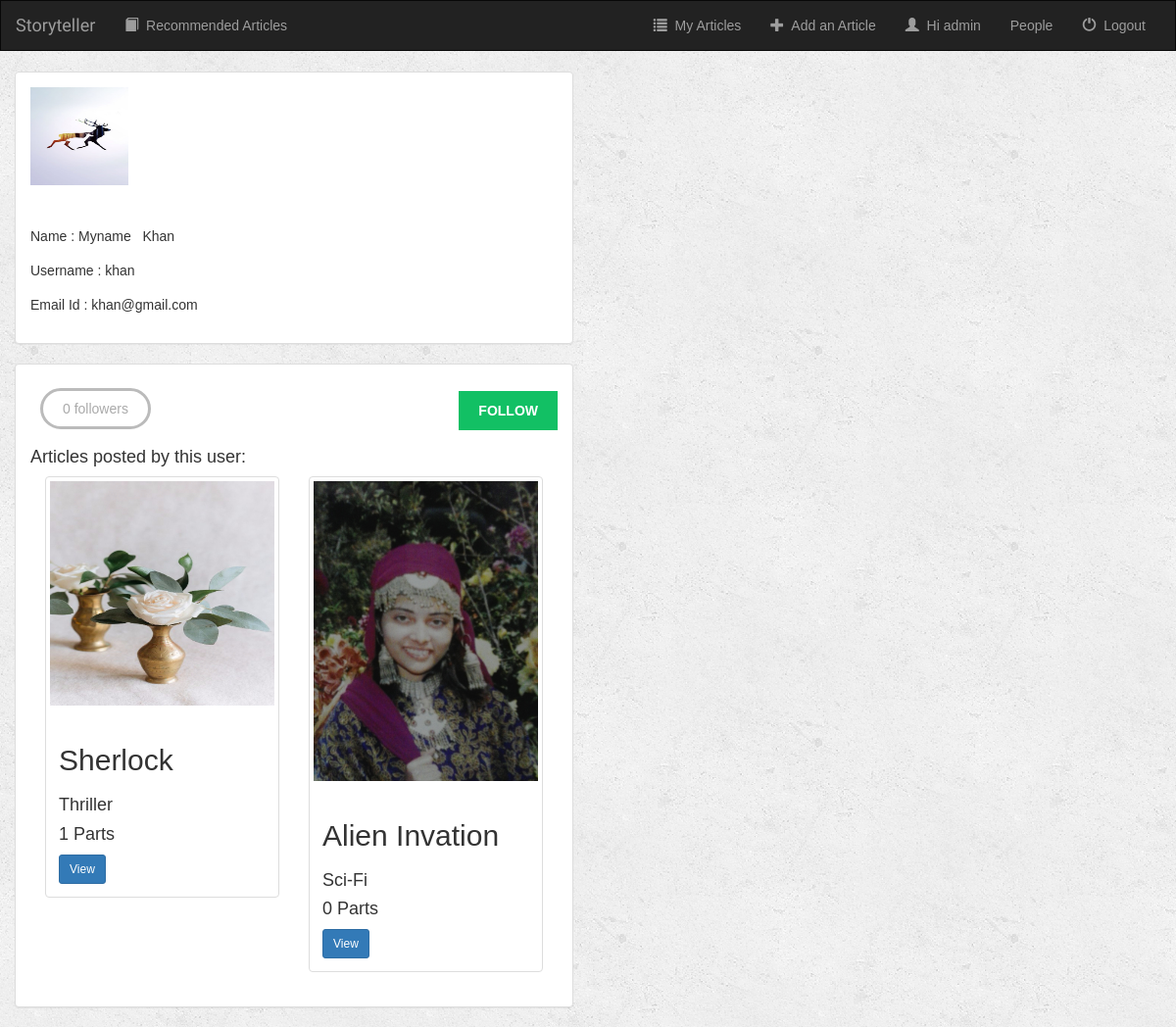
Screenshot of /display_profile/3/ (signed in) with the database file from the repository.
### story/models.py (models this page shows, shortened)
class Profile(models.Model):
    user = models.OneToOneField(settings.AUTH_USER_MODEL)
    date_of_birth = models.DateField(blank=True, null=True)
    photo = models.ImageField(upload_to='users/%Y/%m/%d', blank=True)

class Article(models.Model):
    user = models.ForeignKey(User, default=1)
    author = models.CharField(max_length=250)
    article_title = models.CharField(max_length=500)
    genre = models.CharField(max_length=100)
    article_pic = models.FileField()
    parts = models.IntegerField(default=0)

### story/views.py (the view)
# urls.py: url(r'^display_profile/(?P<id>[0-9]+)/$', views.display_profile, name='display_profile'),
def display_profile(request, id):
    if not request.user.is_authenticated():
        return render(request, 'story/login.html')
    else:
        profile = get_object_or_404(Profile, pk=id)
        articles = Article.objects.filter(user=profile.user)
        return render(request, 'story/display_profile.html', {'profile': profile,'articles':articles})

### story/templates/story/display_profile.html (shortened to what this page needs)
{% extends 'story/base.html' %}
{% block body %}
<div class="container-fluid">
    <div class="row">
        <div class="col-sm-12 col-md-6">
            {% if profile %}
                <div class="panel panel-default">
                    <div class="panel-body">
                        {% if profile.photo %}
                            <img src="{{ profile.photo.url }}" style="height: 100px;width: 100px" class="img-responsive">
                        {% endif %}
                        <br><br>
                        <p>Name :&nbsp;{{ profile.user.first_name }} &nbsp; {{ profile.user.last_name }}</p>
                        <p>Username :&nbsp;{{ profile.user.username }}</p>
                        <p>Email Id :&nbsp;{{ profile.user.email }}</p>
                    </div>
                </div>
                <div class="panel panel-default">
                    <div class="panel-body">
                        <br>
                        {% with total_followers=user.followers.count %}
                            <span class="count">
                                <span class="total">{{ total_followers }}</span>
                                follower{{ total_followers|pluralize }}
                            </span>
                            <a href="" data-id="{{ user.id }}" data-action="{% if request.user in user.followers.all %}un{% endif %}follow" class="follow button">
                                {% if request.user not in user.followers.all %}
                                    Follow
                                {% else %}
                                    Unfollow
                                {% endif %}
                            </a>
                            <br><br>
                            <h4>Articles posted by this user:</h4>
                            {% for article in articles %}
                                <div class="col-sm-6 col-lg-6">
                                    <div class="thumbnail">
                                    <a href="{% url 'detail' article.id %}">
                                        <img src="{{ article.article_pic.url }}" class="img-responsive">
                                    </a>
                                        <div class="caption">
                                            <h2>{{ article.article_title }}</h2>
                                            <h4>{{ article.genre }}</h4>
                                            <h4>{{ article.chapter_set.count }} Parts</h4>
                                            <a href="{% url 'detail' article.id %}" class="btn btn-primary btn-sm" role="button">View</a>
                                        </div>
                                    </div>
                                </div>
                            {% endfor %}
                        {% endwith %}
                    {% else %}
                        No profile for this user
                    {% endif %}
                </div>
            </div>
        </div>
    </div>
</div>
{% endblock %}

### story/templates/story/base.html (shortened to what this page needs)
<!DOCTYPE html>
<html lang="en">
<head>
    {% load staticfiles %}
    <link rel="stylesheet" href="https://maxcdn.bootstrapcdn.com/bootstrap/3.3.6/css/bootstrap.min.css">
    <link rel="stylesheet" type="text/css" href="{% static 'story/style.css' %}"/>
</head>
<body>
<nav class="navbar navbar-inverse">
    <div class="container-fluid">
        <div class="navbar-header">
            <a class="navbar-brand" href="{% url 'newsfeed' %}">Storyteller</a>
        </div>
        <div class="collapse navbar-collapse" id="topNavBar">
            <ul class="nav navbar-nav">
                <li class="{% block articles_active %}{% endblock %}"><a href="{% url 'index' %}"><span class="glyphicon glyphicon-book" aria-hidden="true"></span>&nbsp Recommended Articles</a></li>
            </ul>
            <ul class="nav navbar-nav navbar-right">
                <li>
                    <a href="{% url 'my_article' %}">
                        <span class="glyphicon glyphicon-list" aria-hidden="true"></span>&nbsp; My Articles
                    </a>
                </li>
                <li>
                    <a href="{% url 'create_article' %}">
                        <span class="glyphicon glyphicon-plus" aria-hidden="true"></span>&nbsp; Add an Article
                    </a>
                </li>
                <li>
                    <a href="{% url 'my_profile'%}">
                        <span class="glyphicon glyphicon-user" aria-hidden="true"></span>&nbsp; Hi {{ user.username }}
                    </a>
                </li>
                <li>
                    <a href="{% url 'user_list' %}">
                        People
                    </a>
                </li>
                <li>
                    <a href="{% url 'logout_user' %}">
                        <span class="glyphicon glyphicon-off" aria-hidden="true"></span>&nbsp; Logout
                    </a>
                </li>
            </ul>
        </div>
    </div>
</nav>
<div class="row">
    <div class="col-sm-12 col-md-6">
    </div>
</div>
{% block body %}
{% endblock %}
</body>
</html>

### story/static/story/style.css (style rules this page uses)
body { background: white url("images/background.png"); }
.navbar { border-radius: 0; }
.navbar-brand { font-family: 'Satisfy', cursive; }
body { margin:0; padding:0; font-family:helvetica, sans-serif; }
p { line-height: 1.8; }
a { color:#12c064; text-decoration:none; }
h1, h2, h3, h4, h5 , h6 { font-family: 'Muli', sans-serif; font-weight:normal; }
h2 { margin:30px 0 20px; }
input[type=submit], a.button { font-weight:bold; background:#12c064; color:#fff; padding:10px 20px; font-size:14px; text-transform:uppercase; }
.count { color:#aaa; border:3px solid #bbb; border-radius:26px; padding:10px 20px; margin:20px 10px 0; }
a.like, a.follow { float:right; margin-top:-8px; }

### rows the page displays
Profile: photo (picture), user.first_name "Myname", user.last_name "Khan", user.username "khan", user.email "khan@gmail.com"
Article: article_pic (picture), article_title "Sherlock", genre "Thriller", chapter_set.count "1"
Article: article_pic (picture), article_title "Alien Invation", genre "Sci-Fi", chapter_set.count "0"

### other values shown
{{ user.username }} "admin"
{{ total_followers }} "0"
